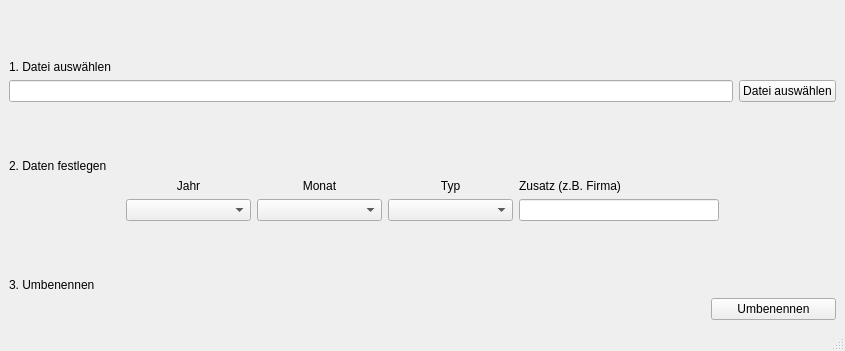
<?xml version="1.0" encoding="UTF-8"?>
<ui version="4.0">
 <class>MainWindow</class>
 <widget class="QMainWindow" name="MainWindow">
  <property name="geometry">
   <rect>
    <x>0</x>
    <y>0</y>
    <width>845</width>
    <height>351</height>
   </rect>
  </property>
  <property name="windowTitle">
   <string>MainWindow</string>
  </property>
  <widget class="QWidget" name="centralwidget">
   <layout class="QVBoxLayout" name="verticalLayout">
    <item>
     <spacer name="verticalSpacer_2">
      <property name="orientation">
       <enum>Qt::Orientation::Vertical</enum>
      </property>
      <property name="sizeHint" stdset="0">
       <size>
        <width>20</width>
        <height>40</height>
       </size>
      </property>
     </spacer>
    </item>
    <item>
     <widget class="QLabel" name="lb_firstStep">
      <property name="text">
       <string>1. Datei auswählen</string>
      </property>
     </widget>
    </item>
    <item>
     <layout class="QHBoxLayout" name="horizontalLayout_3">
      <item>
       <widget class="QLineEdit" name="le_file">
        <property name="readOnly">
         <bool>true</bool>
        </property>
       </widget>
      </item>
      <item>
       <widget class="QPushButton" name="pb_chooseFile">
        <property name="text">
         <string>Datei auswählen</string>
        </property>
       </widget>
      </item>
     </layout>
    </item>
    <item>
     <spacer name="verticalSpacer">
      <property name="orientation">
       <enum>Qt::Orientation::Vertical</enum>
      </property>
      <property name="sizeHint" stdset="0">
       <size>
        <width>20</width>
        <height>40</height>
       </size>
      </property>
     </spacer>
    </item>
    <item>
     <widget class="QLabel" name="lb_secondStep">
      <property name="text">
       <string>2. Daten festlegen</string>
      </property>
     </widget>
    </item>
    <item>
     <layout class="QHBoxLayout" name="horizontalLayout">
      <item>
       <spacer name="horizontalSpacer_3">
        <property name="orientation">
         <enum>Qt::Orientation::Horizontal</enum>
        </property>
        <property name="sizeHint" stdset="0">
         <size>
          <width>40</width>
          <height>20</height>
         </size>
        </property>
       </spacer>
      </item>
      <item>
       <layout class="QVBoxLayout" name="verticalLayout_2">
        <item>
         <widget class="QLabel" name="lb_year">
          <property name="text">
           <string>Jahr</string>
          </property>
          <property name="alignment">
           <set>Qt::AlignmentFlag::AlignCenter</set>
          </property>
         </widget>
        </item>
        <item>
         <widget class="QComboBox" name="cb_year">
          <property name="minimumSize">
           <size>
            <width>125</width>
            <height>0</height>
           </size>
          </property>
         </widget>
        </item>
       </layout>
      </item>
      <item>
       <layout class="QVBoxLayout" name="verticalLayout_3">
        <item>
         <widget class="QLabel" name="lb_month">
          <property name="text">
           <string>Monat</string>
          </property>
          <property name="alignment">
           <set>Qt::AlignmentFlag::AlignCenter</set>
          </property>
         </widget>
        </item>
        <item>
         <widget class="QComboBox" name="cb_month">
          <property name="minimumSize">
           <size>
            <width>125</width>
            <height>0</height>
           </size>
          </property>
         </widget>
        </item>
       </layout>
      </item>
      <item>
       <layout class="QVBoxLayout" name="verticalLayout_5">
        <item>
         <widget class="QLabel" name="lb_type">
          <property name="text">
           <string>Typ</string>
          </property>
          <property name="alignment">
           <set>Qt::AlignmentFlag::AlignCenter</set>
          </property>
         </widget>
        </item>
        <item>
         <widget class="QComboBox" name="cb_type">
          <property name="minimumSize">
           <size>
            <width>125</width>
            <height>0</height>
           </size>
          </property>
         </widget>
        </item>
       </layout>
      </item>
      <item>
       <layout class="QVBoxLayout" name="verticalLayout_6">
        <item>
         <widget class="QLabel" name="lb_additionalInformation">
          <property name="text">
           <string>Zusatz (z.B. Firma)</string>
          </property>
         </widget>
        </item>
        <item>
         <widget class="QLineEdit" name="le_additionalInformation">
          <property name="minimumSize">
           <size>
            <width>200</width>
            <height>0</height>
           </size>
          </property>
          <property name="baseSize">
           <size>
            <width>0</width>
            <height>0</height>
           </size>
          </property>
         </widget>
        </item>
       </layout>
      </item>
      <item>
       <spacer name="horizontalSpacer_2">
        <property name="orientation">
         <enum>Qt::Orientation::Horizontal</enum>
        </property>
        <property name="sizeHint" stdset="0">
         <size>
          <width>40</width>
          <height>20</height>
         </size>
        </property>
       </spacer>
      </item>
     </layout>
    </item>
    <item>
     <spacer name="verticalSpacer_3">
      <property name="orientation">
       <enum>Qt::Orientation::Vertical</enum>
      </property>
      <property name="sizeHint" stdset="0">
       <size>
        <width>20</width>
        <height>40</height>
       </size>
      </property>
     </spacer>
    </item>
    <item>
     <widget class="QLabel" name="lb_thirdStep">
      <property name="text">
       <string>3. Umbenennen</string>
      </property>
     </widget>
    </item>
    <item>
     <layout class="QHBoxLayout" name="horizontalLayout_2">
      <item>
       <spacer name="horizontalSpacer">
        <property name="orientation">
         <enum>Qt::Orientation::Horizontal</enum>
        </property>
        <property name="sizeHint" stdset="0">
         <size>
          <width>40</width>
          <height>20</height>
         </size>
        </property>
       </spacer>
      </item>
      <item>
       <widget class="QPushButton" name="pb_renameFile">
        <property name="minimumSize">
         <size>
          <width>125</width>
          <height>0</height>
         </size>
        </property>
        <property name="text">
         <string>Umbenennen</string>
        </property>
       </widget>
      </item>
     </layout>
    </item>
   </layout>
  </widget>
  <widget class="QMenuBar" name="menubar">
   <property name="geometry">
    <rect>
     <x>0</x>
     <y>0</y>
     <width>845</width>
     <height>21</height>
    </rect>
   </property>
  </widget>
  <widget class="QStatusBar" name="statusbar"/>
 </widget>
 <resources/>
 <connections/>
</ui>
